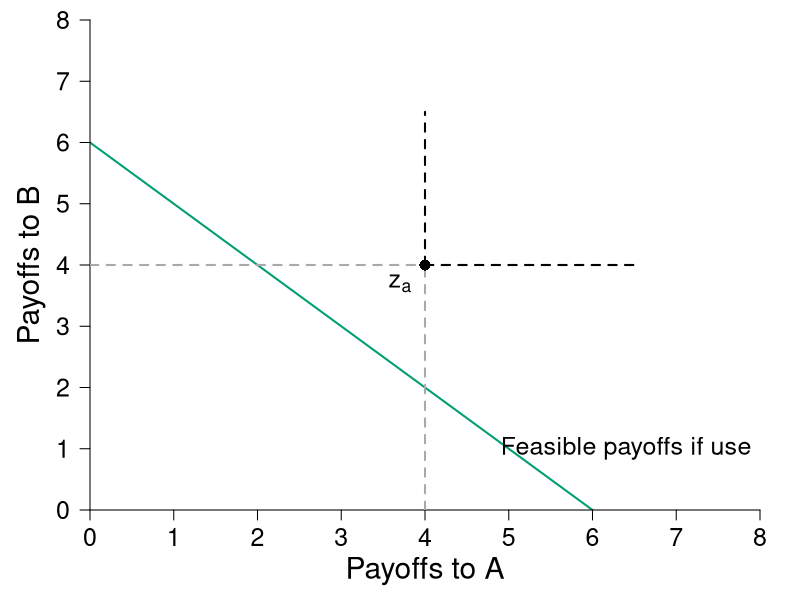

Recreate this plot in R.
require(ggplot2)
require(shape)
require(plotrix)

pdf(file = "what_can_markets_do/coase_bargaining_initial_right_A.pdf", width = 9, height = 7)

#Set parameters for graphics
namesize <- 1.3
pointsize <- 1.8
axislabelsize <- 1.8
labelsize <- 1.5
namesize <- 1.8
annotatesize <- 1.5
graphlinewidth <- 2
segmentlinewidth <- 1.5



#Colors
COL <- c("#7fc97f", "#beaed4", "#fdc086", "#ffff99", "#386cb0", "#f0027f", "#bf5b17", "#666666")
COLA <- c("#99d8c9","#66c2a4","#41ae76", "#238b45", "#005824")
COLB <- c("#4eb3d3", "#2b8cbe", "#0868ac","#084081")
grays <- gray.colors(25, start = 1, end = 0)
CBCols <- c("#009E73","#0072B2","#E69F00","#CC79A7", "#F0E442")

upf <- function(ub) {
  6 - ub
}


uA <- function(xA, yA, alpha = 1/2){
  ((xA)^alpha)*((yA)^(1 - alpha))
}


par(mar =  c(4.5, 4.5, 1, 2))
xlims <- c(0, 8)
ylims <- c(0, 8)


plot(0, 0, xlim = xlims, ylim = ylims, type = "n",
     xlab = "",
     ylab = "",
     xaxt = "n", 
     yaxt = "n", 
     cex.lab = axislabelsize, 
     bty = "n",
     xaxs="i", 
     yaxs="i")

npts <- 500 
npts2 <- 501
#Specify the sequences of points for graphing. 
xx1 <- seq(xlims[1], xlims[2], length.out = npts)
xx2 <- seq(xlims[1], xlims[2], length.out = npts)
xx3 <- seq(xlims[1], xlims[2], length.out = npts2)

text(0.5*xlims[2], -1, expression(paste("Payoffs to A")), xpd = TRUE, cex = axislabelsize) 
text(-0.7, 0.5*ylims[2], expression(paste("Payoffs to B")), xpd = TRUE, cex = axislabelsize, srt = 90) 


#Draw the lines for the graphs
lines(xx1, upf(xx1), col = CBCols[1], lwd = graphlinewidth)

#Customize ticks and labels for the plot
ticksy <- seq(from = ylims[1], to = ylims[2], by = 1)
ylabels <- seq(from = ylims[1], to = ylims[2], by = 1)
ticksx <- seq(from =  xlims[1], to = xlims[2], by = 1)
xlabels <- seq(from = xlims[1], to = xlims[2], by = 1)
axis(1, at = ticksx, pos = 0, labels = xlabels, cex.axis = labelsize)
axis(2, at = ticksy, pos = 0, labels = ylabels, las = 1, cex.axis = labelsize)


#segments:
segments(4,  0, 4, 4, lty = 2, col = "darkgray", lwd = 2)
segments(0, 4, 4, 4, lty = 2, col = "darkgray", lwd = 2)

#segments(1,  0, 1, 5, lty = 2, col = "darkgray", lwd = 2)
#segments(0, 5, 1, 5, lty = 2, col = "darkgray", lwd = 2)

segments(4,  4, 6.5, 4, lty = 2, col = "black", lwd = 2)
segments(4, 4, 4, 6.5, lty = 2, col = "black", lwd = 2)


#points:
points(4,  4, pch = 16, col = "black", cex = 1.5)
text(4-0.3,  4-0.3, expression(z[a]), cex = annotatesize)

#points(1, 5, pch = 16, col = "black", cex = 1.5)
#text(1 - 0.3, 5 - 0.3, expression(Z[b]), cex = annotatesize)

#label
text(6.4, 1, expression("Feasible payoffs if use"), cex = annotatesize)


dev.off()
